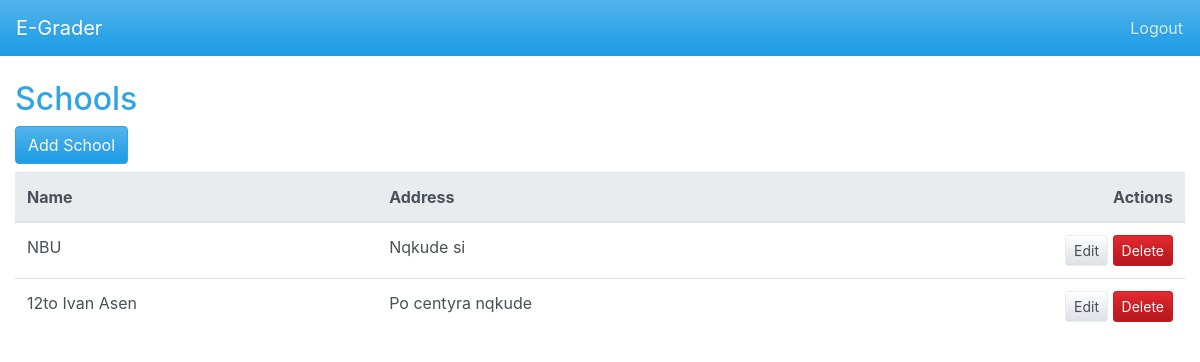
The app's page /schools/ (signed in) with its own data.
### core/models.py (models this page shows, shortened)
class School(models.Model):
    name = models.CharField(max_length=255)
    address = models.TextField()

### core/views.py (the view)
# urls.py: path('schools/', SchoolListView.as_view(), name='school_list'),
@method_decorator(login_required, name='dispatch')
class SchoolListView(ListView):
    model = School
    template_name = 'schools/school_list.html'
    context_object_name = 'schools'

### templates/schools/school_list.html (shortened to what this page needs)
{% extends 'base.html' %}
{% block content %}
<h2>Schools</h2>
<a class="btn btn-primary mb-2" href="{% url 'school_add' %}">Add School</a>
<div class="table-responsive">
  <table class="table table-hover">
    <thead class="thead-light">
      <tr>
        <th>Name</th>
        <th>Address</th>
        <th class="text-right">Actions</th>
      </tr>
    </thead>
    <tbody>
      {% for school in schools %}
      <tr>
        <td>{{ school.name }}</td>
        <td>{{ school.address }}</td>
        <td class="text-right">
          <a href="{% url 'school_edit' school.pk %}" class="btn btn-sm btn-secondary">Edit</a>
          <a href="{% url 'school_delete' school.pk %}" class="btn btn-sm btn-danger">Delete</a>
        </td>
      </tr>
      {% empty %}
      <tr><td colspan="3">No schools found.</td></tr>
      {% endfor %}
    </tbody>
  </table>
</div>
{% endblock %}

### records on screen
School: name "NBU", address "Nqkude si"
School: name "12to Ivan Asen", address "Po centyra nqkude"
